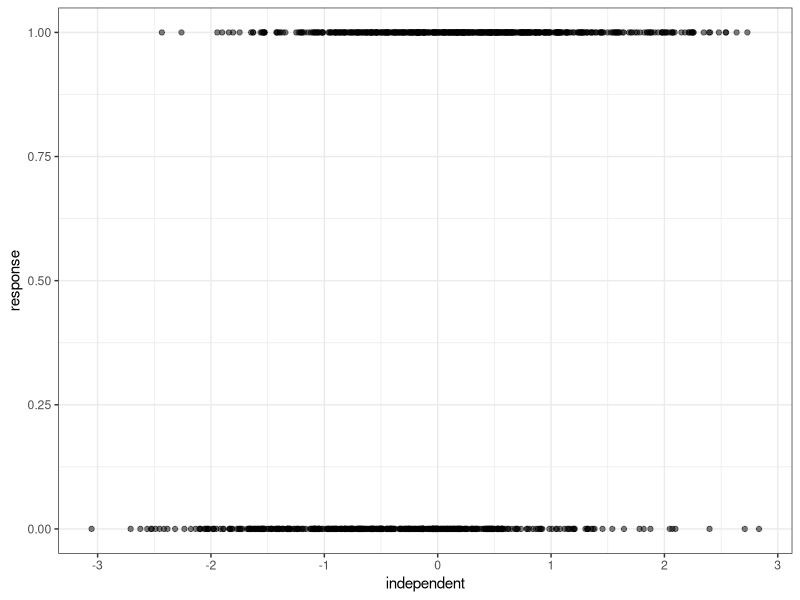
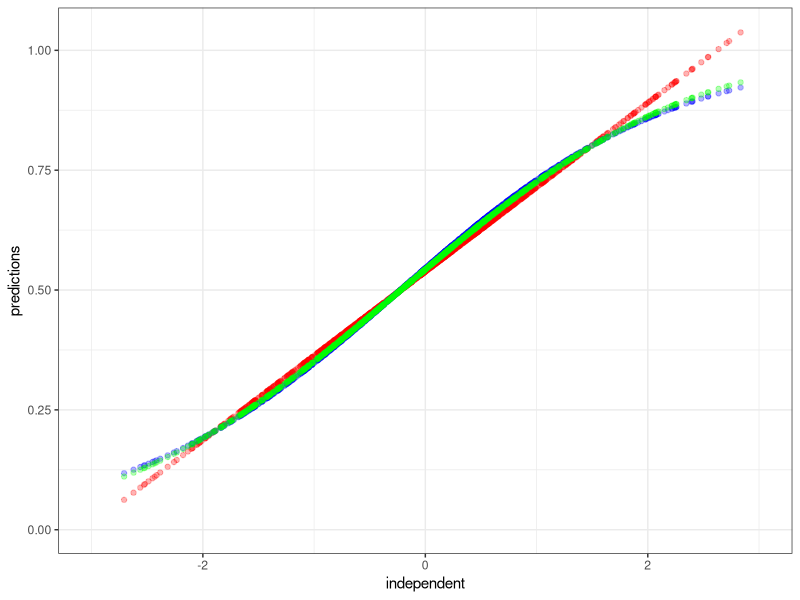
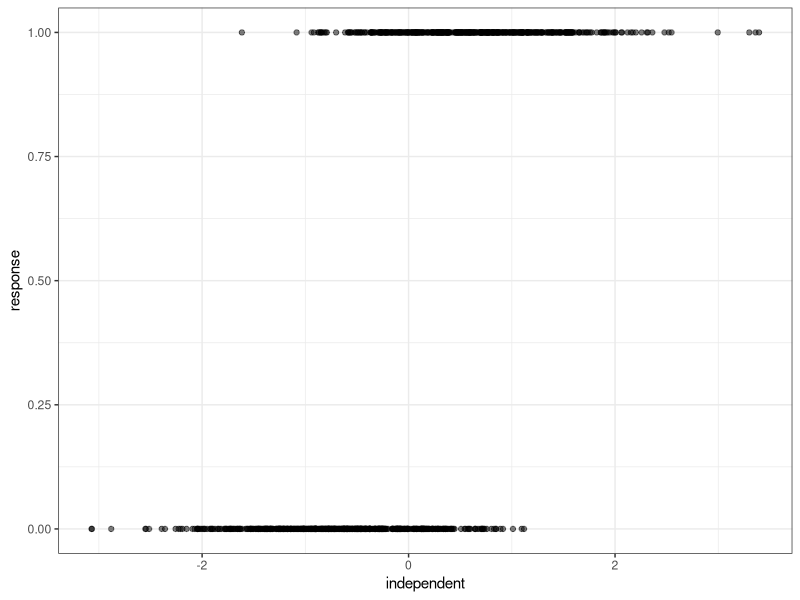
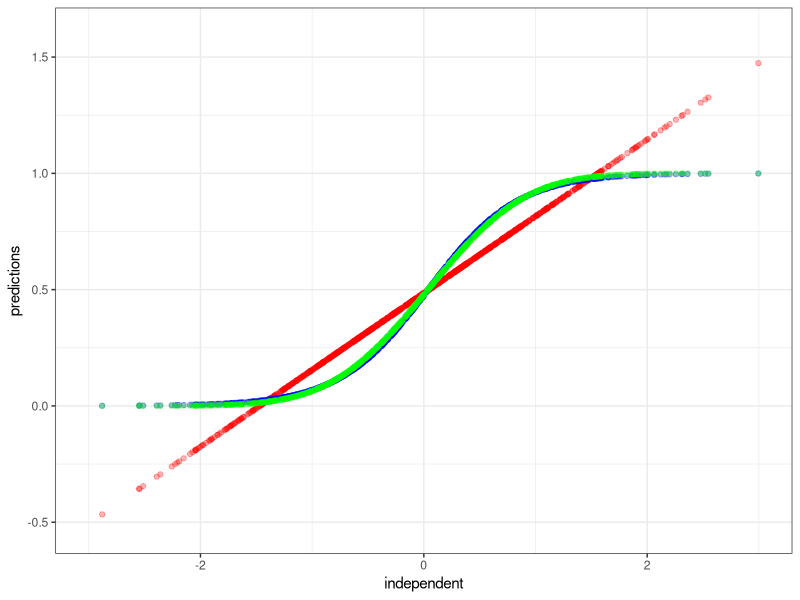
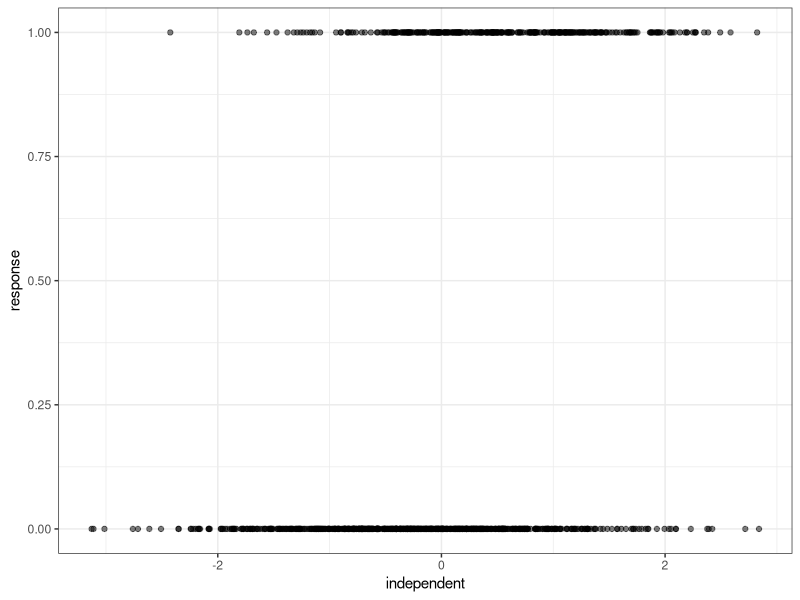
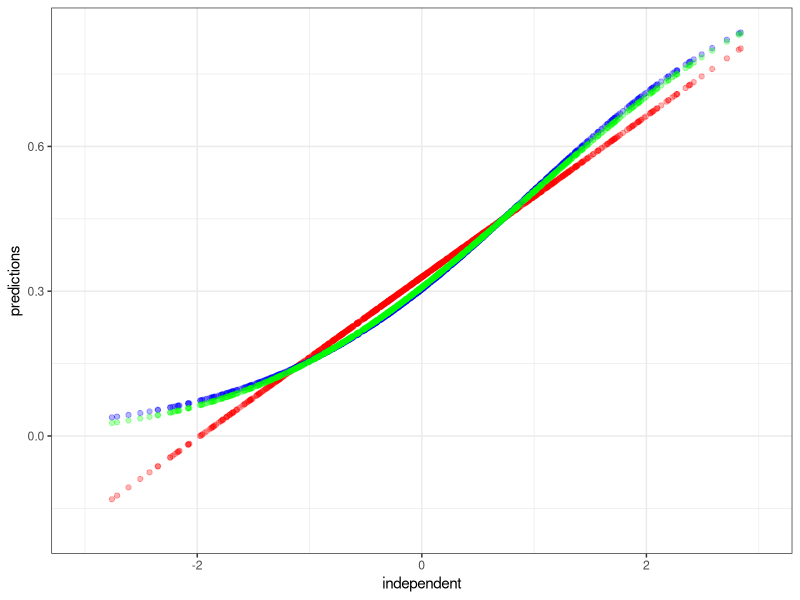

Recreate these plots in R, in order. (Note: this script raises an error after producing the figures.)
## ---- chunk 1
library(ggplot2)
library(gridExtra)
## ---- chunk 2
makeXY <- function(m, sd) {
  x <- rnorm(1000, 0, 1)
  y = ifelse(x>rnorm(n =1000 , mean = m, sd = sd), 1, 0) 
  ret <- list()
  ret$x <- x
  ret$y <- y
  ret
}

plotscatter <- function(x, y) {
  ggplot(data.frame(response = y, independent = x)) + 
  geom_point(aes(y = response, x = independent), alpha = 0.5) + theme_bw()  
}

plotpredictions <- function(x, y) {
  lin <- glm(y~x)
  log <- glm(y~x, family=binomial(link="logit"))
  prob <- glm(y~x, family=binomial(link="probit"))
  
  ggplot(data.frame(
    x = x, lin = predict(object = lin), 
    log = predict(object = log, type="response"), 
    prob = predict(object = prob, type="response")
    )) + 
    geom_point(aes(x = x, y = lin), color = "red", alpha = .3) + 
    geom_point(aes(x = x, y = log), color = "blue", alpha = .3) + 
    geom_point(aes(x = x, y = prob), color = "green", alpha = .3) +
    theme_bw() + 
    xlab("independent") +
    xlim(c(-3,3)) +
    ylab("predictions")
  }
## ---- chunk 3
low_separation <- makeXY(0, 2)
plotscatter(low_separation$x, low_separation$y)
## ---- chunk 4
plotpredictions(low_separation$x, low_separation$y)
## ---- chunk 5
high_separation <- makeXY(0, .7)
plotscatter(high_separation$x, high_separation$y)
## ---- chunk 6
plotpredictions(high_separation$x, high_separation$y)
## ---- chunk 7
skewed_probability <- makeXY(1, 2)
plotscatter(skewed_probability$x, skewed_probability$y)
## ---- chunk 8
plotpredictions(skewed_probability$x, skewed_probability$y)
## ---- chunk 9
d1 <- makeXY(0, 2)
d2 <- makeXY(1, 2)
d3 <- makeXY(2, 2)
d4 <- makeXY(0, .7)
d5 <- makeXY(1, .7)
d6 <- makeXY(2, .7)
p1 <- plotpredictions(d1$x, d1$y)
p2 <- plotpredictions(d2$x, d2$y)
p3 <- plotpredictions(d3$x, d3$y)
p4 <- plotpredictions(d4$x, d4$y)
p5 <- plotpredictions(d5$x, d5$y)
p6 <- plotpredictions(d6$x, d6$y)
## ---- chunk 10
grid.arrange(p1, p4, p2, p5, p3, p6, main = "Impacts of Separability and Skewness")
